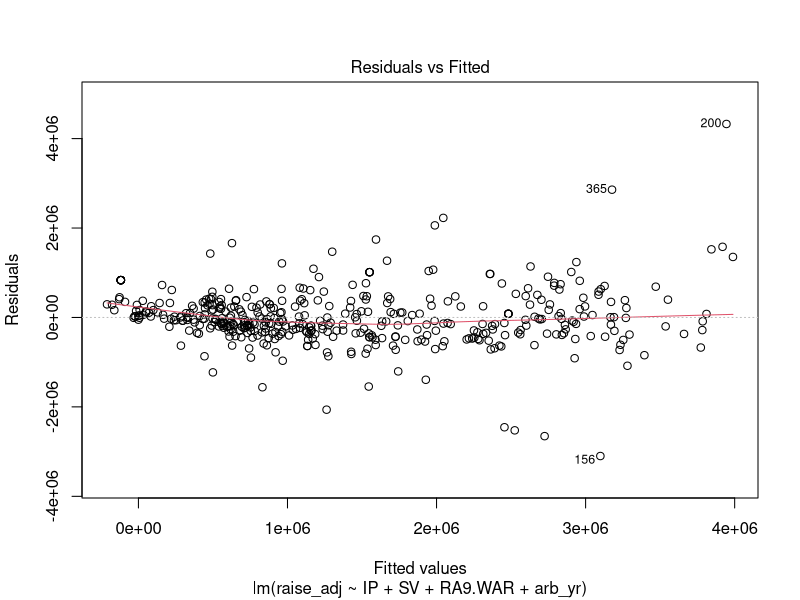
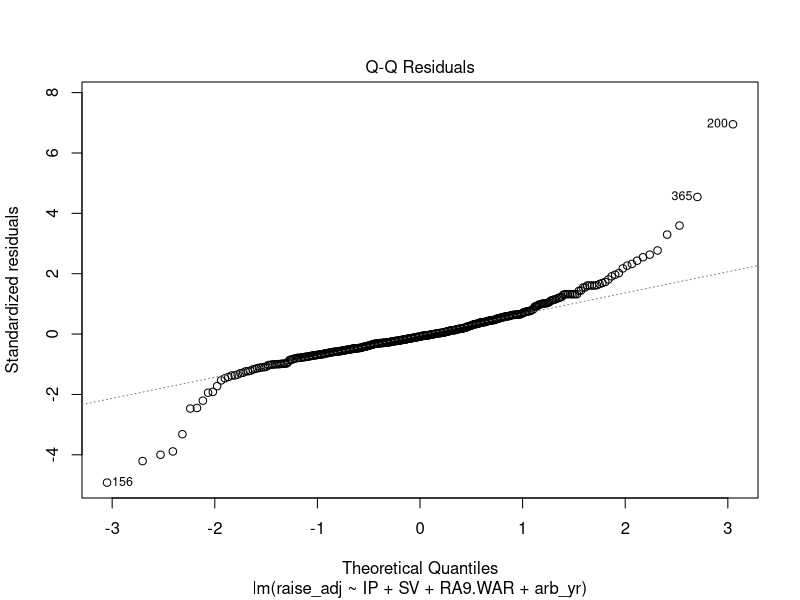
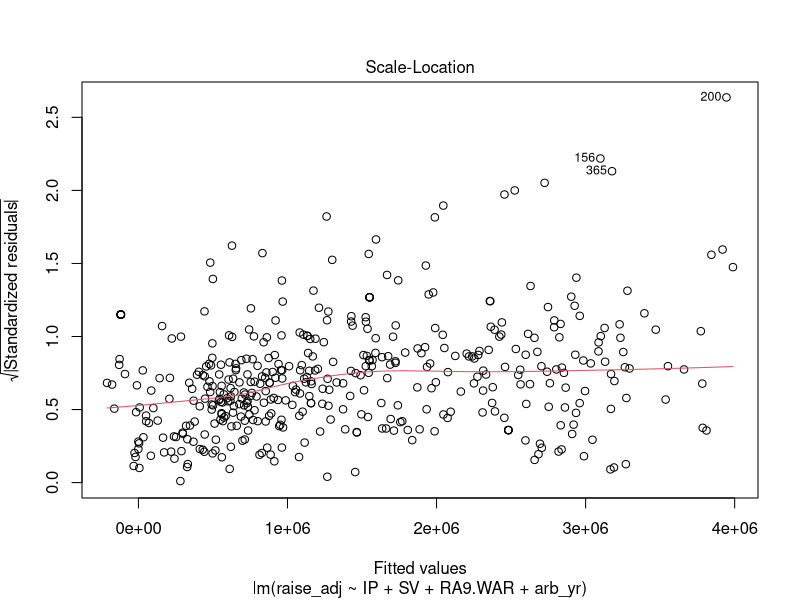
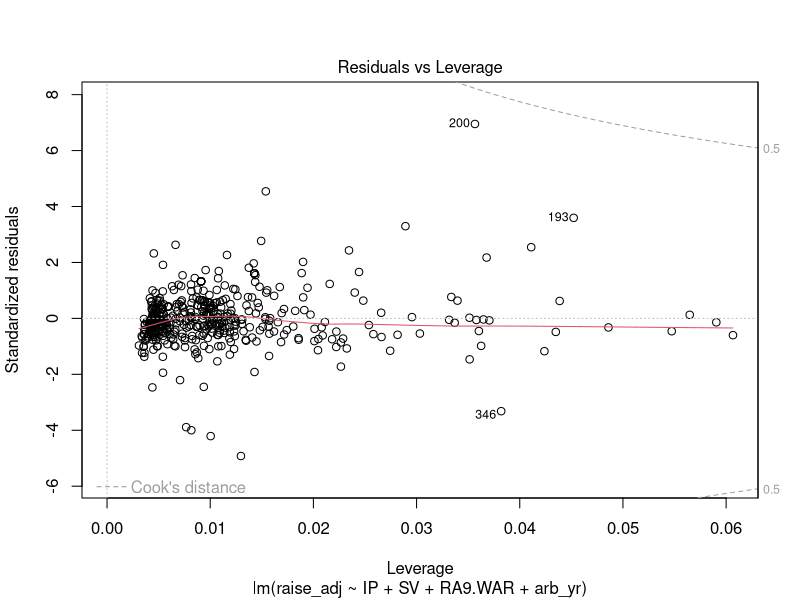
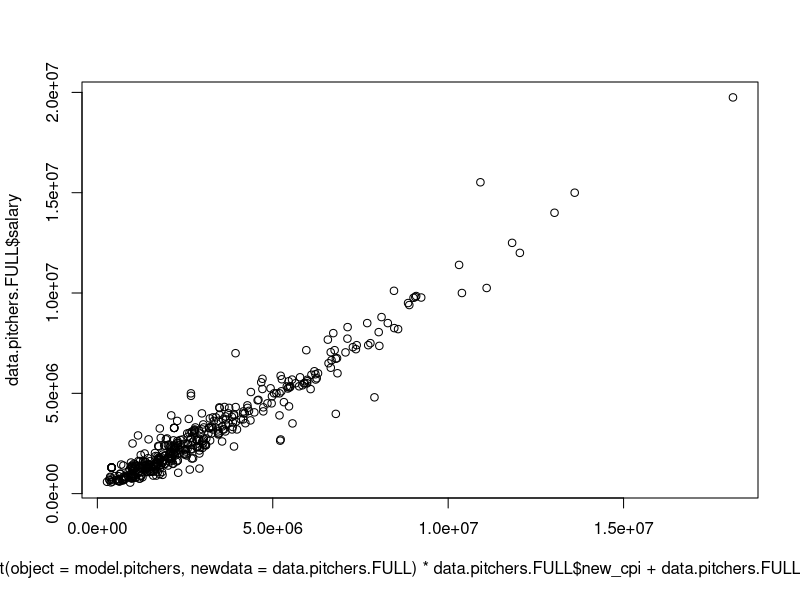
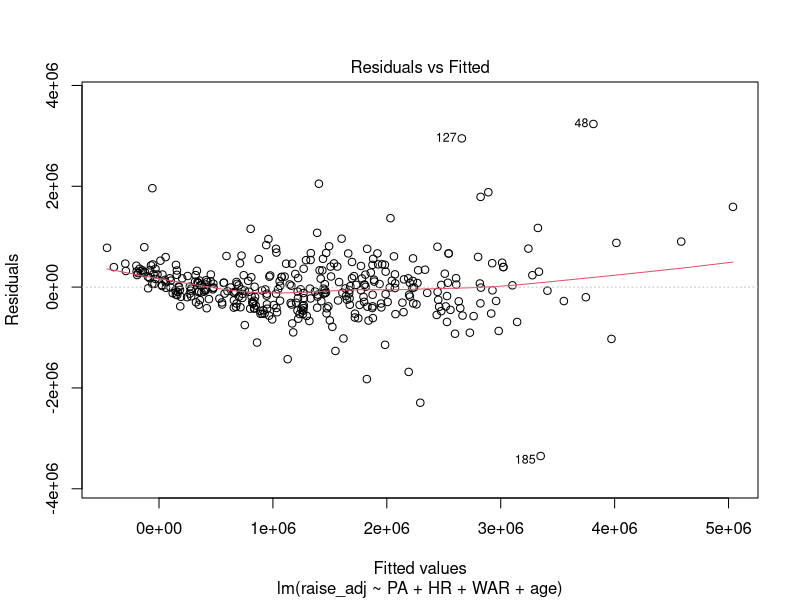
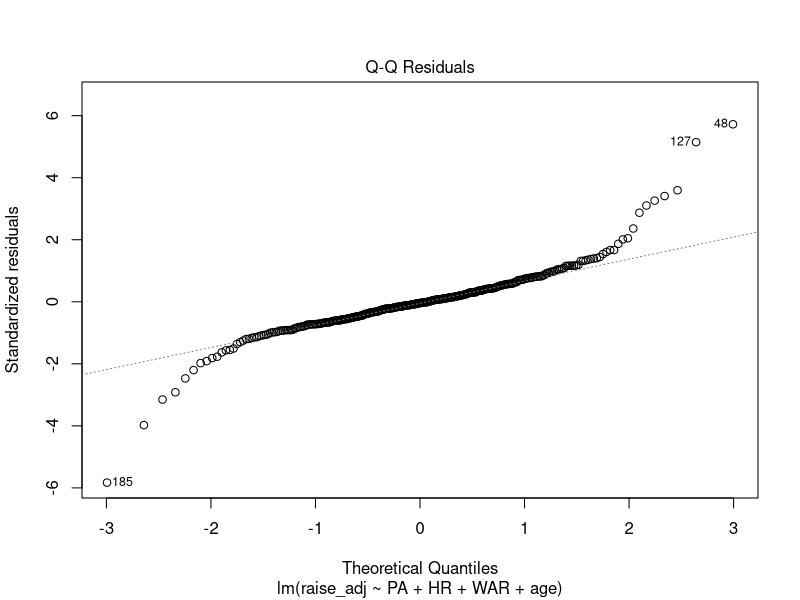
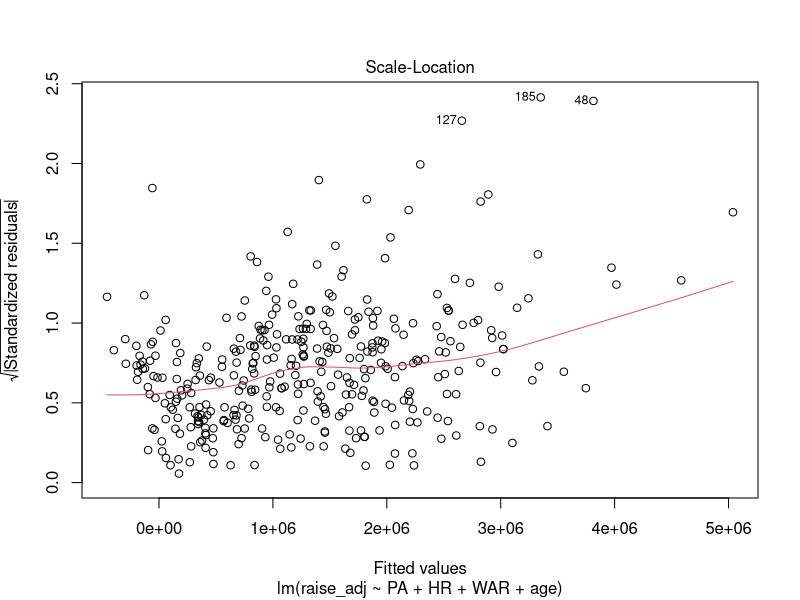

These figures' R source, in order:
#library load
#install.packages('car')
library(car)



####FUNCTION DEFINITIONS###################################

#previous arbitration flag variable
prev_arb_parse <- function(df){
  
  df$prev_arb <- 0
  for (i in 1:nrow(df)) {
    
    name <- df$player[i]
    data.player <- df[which(df$player == name),]
    print(data.player)
    for (j in 1:nrow(data.player)){
      
      lag_salary <- data.player[which(data.player$year == df$year[i]-1),'salary']
      if (length(lag_salary) > 0){
        
        df$prev_arb[i] <- 1
      }  
    }
  }
  return(df)
} 


#################################################



###############
###Data Load###
###############
mult <- 1

#set your working directory
setwd('/Users/seandolinar/fg/projects/alex_arbitration/R/150312/For_GIT/FanGraphs--Arbitration2015/') 
#data load -- PITCHERS
data.pitchers.FULL <- read.csv('data/2011_2015_data_pitchers.csv')
data.pitchers.FULL$raise <- data.pitchers.FULL$salary - data.pitchers.FULL$lag_salary
data.pitchers.FULL$new_cpi <- (data.pitchers.FULL$cpi_deflat-1)*mult+1
data.pitchers.FULL$raise_adj <- data.pitchers.FULL$raise / data.pitchers.FULL$new_cpi
data.pitchers.FULL <- subset(data.pitchers.FULL,subset = data.pitchers.FULL$note != 'remove')
data.pitchers.FULL <- prev_arb_parse(data.pitchers.FULL)
data.pitchers.FULL$SV_sq <- data.pitchers.FULL$SV^2
data.pitchers.FULL$SP <- model.matrix(~data.pitchers.FULL$Pos)[,3]
data.pitchers.FULL$IP_sq <- data.pitchers.FULL$IP^2
data.pitchers.FULL$salary_adj <- data.pitchers.FULL$salary / data.pitchers.FULL$new_cpi
data.pitchers.FULL$age <- as.numeric(substr(data.pitchers.FULL$Age.Rng,1,2))




#data load -- HITTERS
data.hitters.FULL <- read.csv('data/2011_2015_data_hitter.csv')
data.hitters.FULL$raise <- data.hitters.FULL$salary - data.hitters.FULL$lag_salary
data.hitters.FULL <- subset(data.hitters.FULL,subset = data.hitters.FULL$note != 'remove')
data.hitters.FULL <- prev_arb_parse(data.hitters.FULL)
data.hitters.FULL$new_cpi <- (data.hitters.FULL$cpi_deflat-1)*mult+1
data.hitters.FULL$raise_adj <- data.hitters.FULL$raise / data.hitters.FULL$new_cpi
data.hitters.FULL$salary_adj <- data.hitters.FULL$salary / data.hitters.FULL$new_cpi
data.hitters.FULL$arb_yr <- as.numeric(data.hitters.FULL$arb_yr)



######################
####Pitcher Model####
#####################

#OLS model
model.pitchers <- lm(raise_adj ~ IP + SV + RA9.WAR + arb_yr, data=data.pitchers.FULL) #RA9.WAR is better

print(summary(model.pitchers)) #summary
AIC(model.pitchers) #AIC check
plot(model.pitchers) #residual check
vif(model.pitchers) #multicollinearity check

#y_hat correlation check
cor(predict(object = model.pitchers, newdata=data.pitchers.FULL)*data.pitchers.FULL$new_cpi+data.pitchers.FULL$lag_salary,data.pitchers.FULL$salary)

#y_hat plot and OLS regression check
plot(predict(object = model.pitchers, newdata=data.pitchers.FULL)*data.pitchers.FULL$new_cpi+data.pitchers.FULL$lag_salary,data.pitchers.FULL$salary)
A <- I(predict(object = model.pitchers, newdata=data.pitchers.FULL)*data.pitchers.FULL$new_cpi+data.pitchers.FULL$lag_salary)
summary(lm(data.pitchers.FULL$salary ~ A))
summary(lm(data.pitchers.FULL$salary ~ 0 + A))



model.pitchers.traditional <- lm(raise_adj ~ IP + SV + W + I(IP*ERA) + SO, data=data.pitchers.FULL)
summary(model.pitchers.traditional)
vif(model.pitchers.traditional)

AIC(model.pitchers.traditional)
AIC(model.pitchers)


#####################
####Hitter Model####
#####################

#OLS model
model.hitters <- lm(raise_adj ~ PA + HR + WAR + age, data=data.hitters.FULL) #RAR exceeds WAR


summary(model.hitters)  #summary
AIC(model.hitters)      #AIC check
vif(model.hitters)      #multicollinearity check 
plot(model.hitters)     #residual check
mean(model.hitters$res) #residual check

#y_hat correlation check
cor(predict(object = model.hitters, newdata=data.hitters.FULL)*data.hitters.FULL$new_cpi+data.hitters.FULL$lag_salary,data.hitters.FULL$salary)

#y_hat plot and OLS regression check
plot(predict(object = model.hitters, newdata=data.hitters.FULL)*data.hitters.FULL$new_cpi+data.hitters.FULL$lag_salary,data.hitters.FULL$salary)
A <- I(predict(object = model.hitters, newdata=data.hitters.FULL)*data.hitters.FULL$new_cpi+data.hitters.FULL$lag_salary)
summary(lm(data.hitters.FULL$salary ~ A)) #OLS regression check
summary(lm(data.hitters.FULL$salary ~ 0 + A)) #forced zero OLS regression check


model.hitters.traditional <- lm(raise_adj ~ PA + HR + RBI + I(PA*AVG), data=data.hitters.FULL) #RAR exceeds WAR
summary(model.hitters.traditional)

AIC(model.hitters)
AIC(model.hitters.traditional)



#data out all


data.out <- rbind(cbind(data.hitters.FULL[,c('salary','lag_salary','cpi_deflat')], y_hat = predict(object = model.hitters, newdata=data.hitters.FULL)*data.hitters.FULL$new_cpi+data.hitters.FULL$lag_salary),
cbind(data.pitchers.FULL[,c('salary','lag_salary','cpi_deflat')], y_hat = predict(object = model.pitchers, newdata=data.pitchers.FULL)*data.pitchers.FULL$new_cpi+data.pitchers.FULL$lag_salary))

cor(data.out$salary, data.out$y_hat)^2
write.csv(data.out, file='OLS_y_y_hat.csv')

